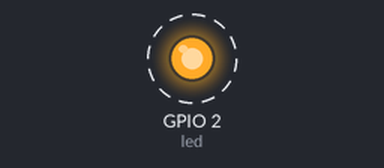
A program run on a simulated ESP8266 board running MicroPython. Shown: output pins drawn as LEDs (lit = HIGH, except the on-board LED, lit = LOW). Dashed ring = blinking.

Above: at 0.2 s.
Timing chart, 0 to 3.0 s (numbered marks = the images above):
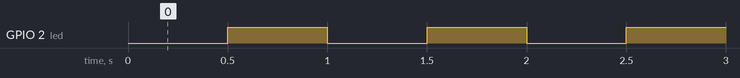

Measured:
- by itself, GPIO 2 (led): alternates HIGH for 0.50 s and LOW for 0.50 s

The program:

10-blink.py
```python
from time import sleep

from machine import Pin

# встроенный светодиод NodeMCU ESP8266
# обычно на GPIO2 / D4.
# встроенный светодиод НЕ горит когда есть сигнал
# active-low: value=0 включает, value=1 выключает
# если к этому пину подключить *внешний* светодиод,
# у него будет наоборот 1-горит, 0-не горит
led = Pin(2, Pin.OUT, value=1)

# по кругу моргаем встроенным светодиодом
while True:
    # включаем
    led.value(0)  # включаем

    # ждём полсекунды
    sleep(0.5)

    # выключаем
    led.value(1)

    # ждём полсекунды
    sleep(0.5)
```
